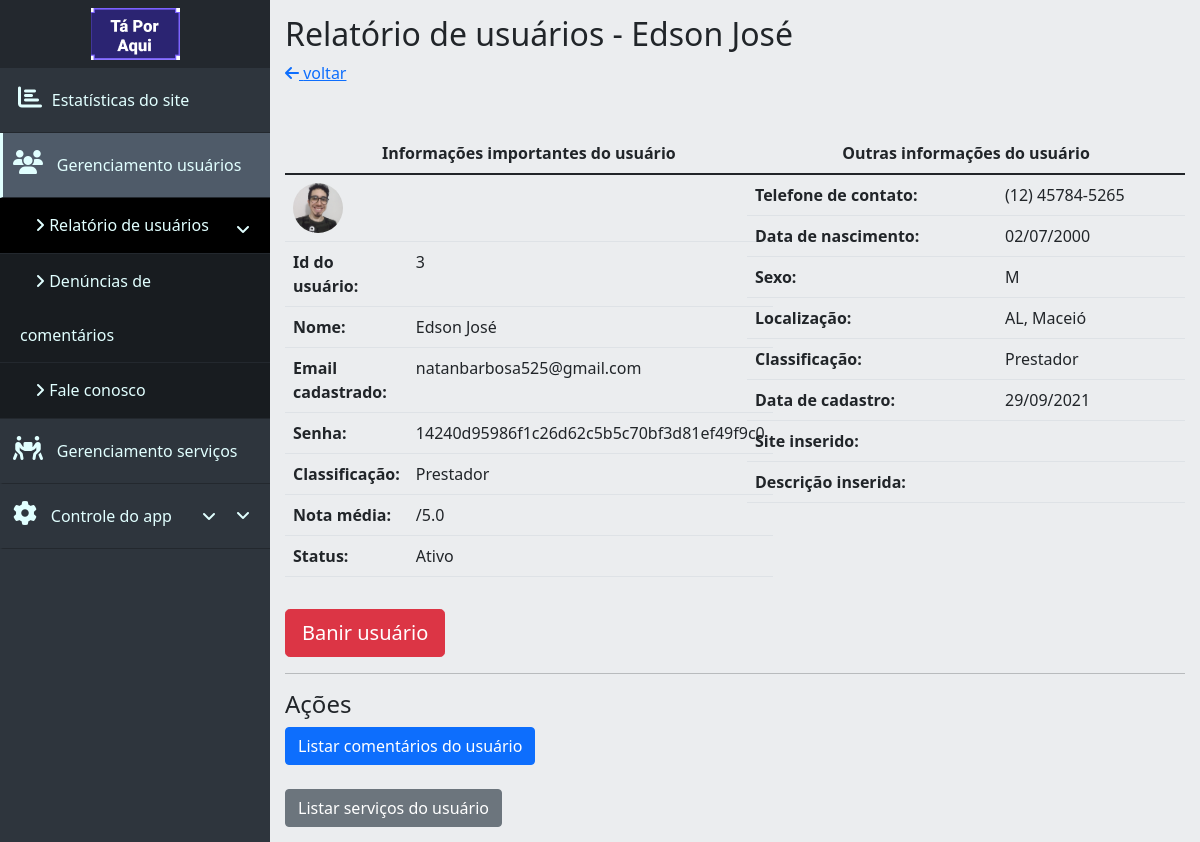
The page /dashboard/userManagement/user.php?id=3 (signed in) on the database its author committed.
### tables this page shows
CREATE TABLE `usuarios` (
  `id_usuario` int(11) NOT NULL,
  `nome_usuario` varchar(15) NOT NULL,
  `sobrenome_usuario` varchar(15) NOT NULL,
  `fone_usuario` varchar(20) NOT NULL,
  `email_usuario` varchar(40) NOT NULL,
  `senha_usuario` char(40) NOT NULL,
  `data_nasc_usuario` date NOT NULL,
  `sexo_usuario` char(1) NOT NULL,
  `classif_usuario` int(11) NOT NULL COMMENT '0 = cliente, 1 = prestador, 2 = pequeno negócio',
  `cep_usuario` char(8) NOT NULL,
  `uf_usuario` char(2) NOT NULL,
  `cidade_usuario` varchar(30) NOT NULL,
  `bairro_usuario` varchar(30) NOT NULL,
  `rua_usuario` varchar(30) NOT NULL,
  `numero_usuario` varchar(5) NOT NULL,
  `comple_usuario` varchar(20) DEFAULT NULL,
  `data_entrada_usuario` timestamp NULL DEFAULT current_timestamp(),
  `desc_usuario` text DEFAULT NULL,
  `site_usuario` varchar(40) DEFAULT NULL,
  `status_usuario` int(11) NOT NULL DEFAULT 1 COMMENT '0 = suspenso, 1 = ativo, 2 = denunciado/banido',
  `online_usuario` tinyint(1) NOT NULL DEFAULT 1,
  `imagem_usuario` varchar(60) DEFAULT 'no_picture.jpg',
  `nota_media_usuario` decimal(2,1) DEFAULT NULL,
  `posicao_usuario` point DEFAULT NULL
);

### dashboard/assets/getData.php (called while the page is built, shortened)
<?php
class DashboardConnection {
    private $host = 'localhost';
    private $dbname = 'ta_por_aqui';
    private $user = 'root';
    private $password = '';
    public function connect(){
        try{
            $connect = new PDO(
                "mysql:host=$this->host;dbname=$this->dbname;",
                "$this->user",
                "$this->password"
            );
            $connect->exec('SET CHARACTER SET utf8');
            return $connect;
        } catch (PDOException $e){
            echo 'Não foi possivel se conectar com o servidor <br>';
            echo 'Código do erro: ' . $e->getCode() . '<br> Mensagem de erro: ' . $e->getMessage();
        }
    }
}
class UserReport {
    private $con;
    public $id_usuario;
    public function __construct($id){
        $this->con = new DashboardConnection();
        $this->con = $this->con->connect();
        $this->id_usuario = $id;
    }
    public function getUserInfo(){
        $query = "SELECT id_usuario, nome_usuario, sobrenome_usuario, fone_usuario, email_usuario, senha_usuario, data_nasc_usuario, sexo_usuario, classif_usuario, status_usuario, uf_usuario, cidade_usuario, data_nasc_usuario, data_entrada_usuario, imagem_usuario, nota_media_usuario, desc_usuario, site_usuario FROM usuarios where id_usuario = $this->id_usuario";
        $stmt = $this->con->query($query);
        return $stmt->fetch(PDO::FETCH_ASSOC);
    }
}

### dashboard/userManagement/user.php (the view, shortened to what this page needs)
<?php
require "../assets/getData.php";
$userReport = new UserReport($_GET['id']);
$userInfo = $userReport->getUserInfo();
?>
<!DOCTYPE html>
<html lang="pt-br">
<head>
    <link href="https://cdn.jsdelivr.net/npm/bootstrap@5.1.1/dist/css/bootstrap.min.css" rel="stylesheet">
    <link rel="stylesheet" href="../style.css">
</head>
<body>
<div class="nav-side-menu">
    <div class="brand py-2"><img src="../../assets/images/dumb-brand.png" alt="logo"></div>
    <div class="menu-list">
        <ul id="menu-content" class="menu-content collapse out">
            <li>
                <a href="../analisys.php"><i class="fas fa-chart-bar sidebar-icon"></i> Estatísticas do site</a>
            </li>
            <li data-bs-toggle="collapse" data-bs-target="#gerenciamentoUsuarios" class="collapsed active">
                <div class="moreItems"><i class="fas fa-users sidebar-icon"></i> Gerenciamento usuários <span
                            class="arrow"><i class="fa fa-angle-down"></i></span></div>
            </li>
            <ul class="sub-menu collapse" id="gerenciamentoUsuarios">
                <li class="active"><a href="userReport.php"><i class="fa fa-angle-right"></i> Relatório de usuários</a>
                </li>
                <li><a href="commentComplaint.php"><i class="fa fa-angle-right"></i> Denúncias de comentários</a></li>
                <li><a href="contactReport.php"><i class="fa fa-angle-right"></i> Fale conosco</a></li>
            </ul>
            <li data-bs-toggle="collapse" data-bs-target="#gerenciamentoServicos" class="collapsed">
                <div class="moreItems"><i class="fas fa-people-carry sidebar-icon"></i> Gerenciamento serviços <span
                            class="arrow"><i class="fa fa-angle-down"></i></span></div>
            </li>
            <li data-bs-toggle="collapse" data-bs-target="#appControl" class="collapsed">
                <div class="moreItems"><i class="fas fa-cog sidebar-icon"></i> Controle do app <span class="arrow"><i
                                class="fa fa-angle-down"></i></span></div>
            </li>
        </ul>
    </div>
</div>
<div class="main" id="pagina">
    <h2>Relatório de usuários - <?=$userInfo['nome_usuario']?> <?=$userInfo['sobrenome_usuario']?></h2>
    <a href="userReport.php"> <i class="fas fa-arrow-left"></i> voltar </a> <br>
    <div class="row mt-5">
        <div class="col-md-6">
            <table class="table table-hover">
                <thead class="thead-dark">
                <tr>
                    <th colspan="2" class="text-center">Informações importantes do usuário</th>
                </tr>
                </thead>
                <tbody>
                <tr>
                    <td colspan="2"><img src="../../assets/images/users/<?=$userInfo['imagem_usuario']?>" alt="imagem do usuário"
                                         class="userPicture"></td>
                </tr>
                <tr>
                    <th>Id do usuário:</th>
                    <td><?=$userInfo['id_usuario']?></td>
                </tr>
                <tr>
                    <th>Nome:</th>
                    <td><?=$userInfo['nome_usuario']?> <?=$userInfo['sobrenome_usuario']?></td>
                </tr>
                <tr>
                    <th>Email cadastrado:</th>
                    <td><?=$userInfo['email_usuario']?></td>
                </tr>
                <tr>
                    <th>Senha:</th>
                    <td><?=$userInfo['senha_usuario']?></td>
                </tr>
                <tr>
                    <th>Classificação:</th>
                    <?php
                    $class = "";
                    switch ($userInfo['classif_usuario']){
                        case 1:
                            $class = "Prestador";
                            break;
                    }
                    ?>
                    <td><?=$class?></td>
                </tr>
                <tr>
                    <th>Nota média:</th>
                    <td><?=$userInfo['nota_media_usuario']?>/5.0</td>
                </tr>
                <tr>
                    <th>Status:</th>
                    <?php
                    $status = "";
                    switch ($userInfo['status_usuario']){
                        case 1:
                            $status = "Ativo";
                            break;
                    }
                    ?>
                    <td><?=$status?></td>
                </tr>
                </tbody>
            </table>
        </div>
        <div class="col-md-6 mt-3 mt-md-0">
            <table class="table table-hover">
                <thead class="thead-dark">
                <tr>
                    <th colspan="2" class="text-center">Outras informações do usuário</th>
                </tr>
                </thead>
                <tbody>
                <tr>
                    <th>Telefone de contato:</th>
                    <td><?=$userInfo['fone_usuario']?></td>
                </tr>
                <tr>
                    <th>Data de nascimento:</th>
                    <?php
                    $data_nasc = new DateTime($userInfo['data_nasc_usuario']);
                    ?>
                    <td><?=$data_nasc->format('d/m/Y')?></td>
                </tr>
                <tr>
                    <th>Sexo:</th>
                    <td><?=$userInfo['sexo_usuario']?></td>
                </tr>
                <tr>
                    <th>Localização:</th>
                    <td><?=$userInfo['uf_usuario']?>, <?=$userInfo['cidade_usuario']?></td>
                </tr>
                <tr>
                    <th>Classificação:</th>
                    <td><?php echo $userInfo['classif_usuario'] === 0 ? "Cliente" : "Prestador"?></td>
                </tr>
                <tr>
                    <th>Data de cadastro:</th>
                    <?php
                    $data_nasc = new DateTime($userInfo['data_entrada_usuario']);
                    ?>
                    <td><?=$data_nasc->format('d/m/Y')?></td>
                </tr>
                <tr>
                    <th>Site inserido:</th>
                    <td><a href="www.kekw.com"><?=$userInfo['site_usuario']?></a></td>
                </tr>
                <tr>
                    <th>Descrição inserida:</th>
                    <td>
                    </td>
                </tr>
                </tbody>
            </table>
        </div>
    </div>
    <?php if ($userInfo['status_usuario'] == 1) {?>
        <form action="user.php?id=<?=$_GET['id']?>" method="post">
            <button type="submit" class="btn btn-danger btn-lg mt-3">Banir usuário</button>
        </form>
    <?php } else if ($userInfo['status_usuario'] == 2){?>
        <form action="user.php?id=<?=$_GET['id']?>" method="post">
            <input type="hidden" name="changeUserStatus" value="unban">
            <button type="submit" class="btn btn-danger btn-lg mt-3">Desbanir usuário</button>
        </form>
    <?php }?>
    <hr>
    <h4>Ações</h4>
    <button type="button" class="btn btn-primary d-block" data-bs-toggle="collapse" data-bs-target="#userComments"
            aria-expanded="false" aria-controls="userComments">Listar comentários do usuário
    </button>
    <button type="button" class="btn btn-secondary d-block mt-4" data-bs-toggle="collapse" data-bs-target="#userServices"
            aria-expanded="false" aria-controls="userServices">Listar serviços do usuário
    </button>
</div>
</body>
</html>

### dashboard/style.css (style rules this page uses)
body { margin: 0; padding: 0; background-color: #ebedef; }
.main { margin-left: 270px; padding: 15px; }
.nav-side-menu { overflow: auto; background-color: #2e353d; position: fixed; top: 0; width: 270px; height: 100%; color: #e1ffff; }
.nav-side-menu .brand { background-color: #23282e; line-height: 50px; display: block; text-align: center; font-size: 14px; }
.nav-side-menu ul, .nav-side-menu li { list-style: none; padding: 0px; margin: 0px; line-height: 4rem; cursor: pointer; visibility: visible !important; }
.arrow { display: inline-block; padding-left: 10px; padding-right: 10px; vertical-align: middle; float: right; }
.nav-side-menu li i.sidebar-icon { margin-right: 0.6rem; font-size: 1.5em; }
.nav-side-menu ul .active, .nav-side-menu li .active { border-left: 3px solid #e1ffff; background-color: #4f5b69; }
.nav-side-menu li { padding-left: 0px; border-left: 3px solid #2e353d; border-bottom: 1px solid #23282e; }
.nav-side-menu li a { display: block; text-decoration: none; color: #e1ffff; }
.nav-side-menu li a i { padding-left: 15px; width: 20px; padding-right: 20px; }
.nav-side-menu ul .sub-menu li.active, .nav-side-menu li .sub-menu li.active { background-color: #000; }
.nav-side-menu ul .sub-menu li, .nav-side-menu li .sub-menu li { background-color: #181c20; border: none; line-height: 3.4rem; border-bottom: 1px solid #23282e; margin-left: 0px; }
.nav-side-menu li .sub-menu li a, .nav-side-menu ul .sub-menu li a { display: block; padding-left: 20px; }
.nav-side-menu ul .sub-menu li a i, .nav-side-menu li .sub-menu li a i { padding-right: 10px !important; }
.moreItems { padding: 0 10px; }
.userPicture { width: 50px; height: 50px; object-fit: cover; border-radius: 50%; }
@media (min-width: 992px) { .nav-side-menu .menu-list .menu-content { display: block; } }

### rows shown on the page
usuarios: nome_usuario "Edson", sobrenome_usuario "José", imagem_usuario (picture), id_usuario "3", email_usuario "natanbarbosa525@gmail.com", senha_usuario "14240d95986f1c26d62c5b5c70bf3d81ef49f9c0", classif_usuario "Prestador", status_usuario "Ativo", fone_usuario "(12) 45784-5265", data_nasc_usuario "02/07/2000", sexo_usuario "M", uf_usuario "AL", cidade_usuario "Maceió", data_entrada_usuario "29/09/2021"
